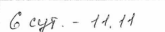
#> input picture neuro_stats/output/1.png, 165 x 32 px; its folder holds only this picture in this run
$ python read_symbols_from_prepared_blocks.py
#> lines starting #> are read from the running program, lines starting #| are printed output that depends on the picture; after the words box and inside, x2 and y2 are one past the last pixel; in counts of white or black regions, pixels touching at a corner belong together
import cv2
import numpy as np
import os


# Функция для вырезки и изменения размера символов до 28x28
def extract_and_resize_to_28x28(file_path):
    # Читаем изображение в оттенках серого
#> called with file_path = 'output/1.png'
    img = cv2.imread(file_path, 0)
#> img is the input picture: shape (32, 165); min 53, max 255, mean 245.9
    img_color = cv2.cvtColor(img, cv2.COLOR_GRAY2BGR)

    # Бинаризация изображения с использованием адаптивного порога
    img_bin = cv2.adaptiveThreshold(img, 255, cv2.ADAPTIVE_THRESH_MEAN_C, cv2.THRESH_BINARY_INV, 11, 2)
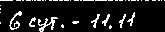
#> img_bin: shape (32, 165); 10.1% white in thin lines or dots

    # Находим контуры
    contours, _ = cv2.findContours(img_bin, cv2.RETR_EXTERNAL, cv2.CHAIN_APPROX_SIMPLE)
#> contours = 45 contours, 40 with area under 20; largest, box (x1, y1, x2, y2) and area: (38, 17, 58, 32) 62, (9, 11, 22, 30) 40, (91, 14, 100, 28) 24, (102, 14, 110, 26) 21, (127, 12, 135, 26) 20

    # Перебираем все контуры
    for i, cnt in enumerate(contours):
        # Получаем прямоугольник, ограничивающий контур
        x, y, w, h = cv2.boundingRect(cnt)

        # Если контур достаточно большой, чтобы быть символом
        if w * h > 50:
            # Рисуем контур на исходном изображении
            cv2.rectangle(img_color, (x, y), (x + w, y + h), (0, 255, 0), 2)

            # Вырезаем символ из исходного изображения
            digit = img[y:y + h, x:x + w]

            digit = cv2.bitwise_not(digit)

            # Если изображение символа больше 28x28, уменьшаем его
            if max(digit.shape) > 28:
                digit = cv2.resize(digit, (28, 28))

            # Увеличение резкости
            kernel = np.array([[0, -1, 0],
                               [-1, 5, -1],
                               [0, -1, 0]])
            digit = cv2.filter2D(digit, -1, kernel)

            # Создаем новое черное изображение размером 28x28
            new_img = np.zeros((28, 28), dtype=np.uint8)

            # Вычисляем координаты для центрирования изображения символа
            x_offset = (28 - digit.shape[1]) // 2
            y_offset = (28 - digit.shape[0]) // 2

            # Копируем изображение символа в центр нового изображения
            new_img[y_offset:y_offset + digit.shape[0], x_offset:x_offset + digit.shape[1]] = digit
            # Сохраняем символ в файл
            output_file = f"symbol_{i}.png"
#> this loop made 45 passes
#> (x, y, w, h, x_offset, y_offset, output_file) on passes 5, 6, 7, 8, 9, 10, 12: (38, 17, 20, 15, 4, 6, 'symbol_4.png'), (29, 17, 7, 10, 10, 9, 'symbol_5.png'), (119, 14, 7, 14, 10, 7, 'symbol_6.png'), (102, 14, 8, 12, 10, 8, 'symbol_7.png'), (91, 14, 9, 14, 9, 7, 'symbol_8.png'), (127, 12, 8, 14, 10, 7, 'symbol_9.png'), (9, 11, 13, 19, 7, 4, 'symbol_11.png')
#> (cnt, x, y, w, h) on passes 3, 13, 17, 18, 19, 21: ([[0, 22], [0, 23]], 0, 22, 1, 2), ([[0, 8], [0, 9]], 0, 8, 1, 2), ([[158, 0], [159, 0]], 158, 0, 2, 1), ([[152, 0], [155, 0]], 152, 0, 4, 1), ([[145, 0], [148, 0]], 145, 0, 4, 1), ([[137, 0], [138, 0]], 137, 0, 2, 1)
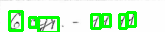
#> img_color: shape (32, 165, 3); 16.97% of pixels changed, all inside (x1, y1, x2, y2) = (8, 10, 137, 32)
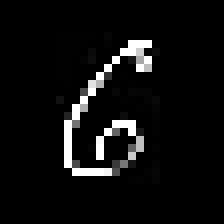
#> new_img: shape (28, 28) (shown 8 times larger); min 0, max 255, mean 14.3
            # cv2.imwrite(output_file, new_img)

    # Сохраняем исходное изображение с контурами
    cv2.imwrite(f"contours/contours_{os.path.basename(file_path)}", img_color)


# Путь к директории с изображениями
directory_path = 'output'

# Итерация по файлам в директории
for filename in os.listdir(directory_path):
    if filename.endswith(".png"):
        file_path = os.path.join(directory_path, filename)
        extract_and_resize_to_28x28(file_path)

$ run again, on neuro_stats/output/41.png
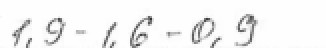
#> input picture neuro_stats/output/41.png, 163 x 24 px (shown 2 times larger)
#> in extract_and_resize_to_28x28, img is the input picture: shape (24, 163); min 49, max 255, mean 242.9
#> in extract_and_resize_to_28x28, `img_bin = cv2.adaptiveThreshold(img, 255, cv2.ADAPTIVE_THRESH_MEAN_C, ..`:
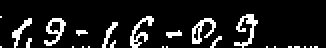
#> img_bin: shape (24, 163) (shown 2 times larger); 11% white in thin lines or dots, all inside (x1, y1, x2, y2) = (0, 7, 159, 24)
#> contours = 25 contours, 20 with area under 20; largest, box (x1, y1, x2, y2) and area: (22, 9, 33, 23) 62, (96, 9, 108, 22) 48, (65, 8, 77, 24) 40, (117, 7, 129, 24) 40, (6, 9, 16, 24) 28
#> the loop in extract_and_resize_to_28x28, `for i, cnt in enumerate(contours):` made 25 passes
#> (x, y, w, h, x_offset, y_offset, output_file) on passes 19, 20, 21, 22, 23, 25: (51, 11, 8, 13, 10, 7, 'symbol_18.png'), (96, 9, 12, 13, 8, 7, 'symbol_19.png'), (22, 9, 11, 14, 8, 7, 'symbol_20.png'), (6, 9, 10, 15, 9, 6, 'symbol_21.png'), (65, 8, 12, 16, 8, 6, 'symbol_22.png'), (117, 7, 12, 17, 8, 5, 'symbol_24.png')
#> after the loop in extract_and_resize_to_28x28, `for i, cnt in enumerate(contours):`:
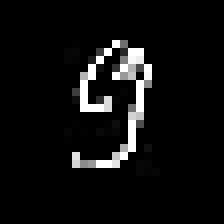
#> new_img: shape (28, 28) (shown 8 times larger); min 0, max 255, mean 14.8

$ run again, on neuro_stats/output/5.png
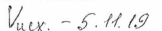
#> input picture neuro_stats/output/5.png, 162 x 31 px
#> in extract_and_resize_to_28x28, img is the input picture: shape (31, 162); min 34, max 255, mean 242.7
#> in extract_and_resize_to_28x28, `img_bin = cv2.adaptiveThreshold(img, 255, cv2.ADAPTIVE_THRESH_MEAN_C, ..`:
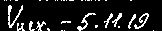
#> img_bin: shape (31, 162); 11.1% white in thin lines or dots
#> contours = 36 contours, 29 with area under 20; largest, box (x1, y1, x2, y2) and area: (8, 5, 23, 28) 56, (77, 13, 96, 31) 46, (134, 13, 149, 29) 40, (112, 13, 122, 27) 28, (36, 21, 46, 31) 22, (104, 13, 113, 28) 22, (128, 14, 136, 29) 22
#> the loop in extract_and_resize_to_28x28, `for i, cnt in enumerate(contours):` made 36 passes
#> (x, y, w, h, x_offset, y_offset, output_file) on passes 7, 9, 10, 11, 12, 13, 14, 15: (17, 23, 8, 8, 10, 10, 'symbol_6.png'), (36, 21, 10, 10, 9, 9, 'symbol_8.png'), (29, 21, 6, 10, 11, 9, 'symbol_9.png'), (128, 14, 8, 15, 10, 6, 'symbol_10.png'), (134, 13, 15, 16, 6, 6, 'symbol_11.png'), (112, 13, 10, 14, 9, 7, 'symbol_12.png'), (104, 13, 9, 15, 9, 6, 'symbol_13.png'), (77, 13, 19, 18, 4, 5, 'symbol_14.png')
#> after the loop in extract_and_resize_to_28x28, `for i, cnt in enumerate(contours):`:
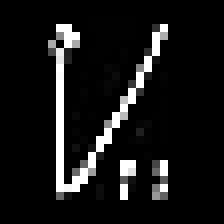
#> new_img: shape (28, 28) (shown 8 times larger); min 0, max 255, mean 22.2

$ run again, on neuro_stats/output/67.png
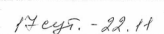
#> input picture neuro_stats/output/67.png, 164 x 34 px
#> in extract_and_resize_to_28x28, img is the input picture: shape (34, 164); min 38, max 255, mean 244.3
#> in extract_and_resize_to_28x28, `img_bin = cv2.adaptiveThreshold(img, 255, cv2.ADAPTIVE_THRESH_MEAN_C, ..`:
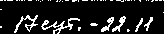
#> img_bin: shape (34, 164); 11.7% white in thin lines or dots
#> contours = 52 contours, 46 with area under 20; largest, box (x1, y1, x2, y2) and area: (41, 18, 80, 34) 92, (14, 15, 38, 33) 79, (112, 16, 126, 32) 52, (101, 17, 114, 32) 50, (144, 17, 153, 31) 26, (135, 18, 143, 32) 21
#> the loop in extract_and_resize_to_28x28, `for i, cnt in enumerate(contours):` made 52 passes
#> (x, y, w, h, x_offset, y_offset, output_file) on passes 5 to 10: (135, 18, 8, 14, 10, 7, 'symbol_4.png'), (41, 18, 39, 16, 0, 0, 'symbol_5.png'), (144, 17, 9, 14, 9, 7, 'symbol_6.png'), (101, 17, 13, 15, 7, 6, 'symbol_7.png'), (112, 16, 14, 16, 7, 6, 'symbol_8.png'), (14, 15, 24, 18, 2, 5, 'symbol_9.png')
#> after the loop in extract_and_resize_to_28x28, `for i, cnt in enumerate(contours):`:
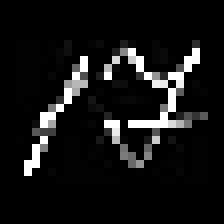
#> new_img: shape (28, 28) (shown 8 times larger); min 0, max 255, mean 20.3

$ run again, on neuro_stats/output/2.png
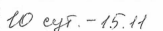
#> input picture neuro_stats/output/2.png, 163 x 31 px
#> in extract_and_resize_to_28x28, img is the input picture: shape (31, 163); min 67, max 255, mean 242.8
#> in extract_and_resize_to_28x28, `img_bin = cv2.adaptiveThreshold(img, 255, cv2.ADAPTIVE_THRESH_MEAN_C, ..`:
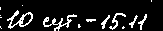
#> img_bin: shape (31, 163); 11.1% white in thin lines or dots
#> contours = 15 contours, 9 with area under 20; largest, box (x1, y1, x2, y2) and area: (7, 10, 33, 29) 168, (43, 14, 77, 31) 86, (109, 13, 126, 30) 40, (101, 15, 110, 29) 28, (138, 14, 147, 30) 26, (129, 15, 138, 28) 20
#> the loop in extract_and_resize_to_28x28, `for i, cnt in enumerate(contours):` made 15 passes
#> (x, y, w, h, x_offset, y_offset, output_file) on passes 6, 7, 9, 10, 11, 12: (129, 15, 9, 13, 9, 7, 'symbol_5.png'), (101, 15, 9, 14, 9, 7, 'symbol_6.png'), (138, 14, 9, 16, 9, 6, 'symbol_8.png'), (43, 14, 34, 17, 0, 0, 'symbol_9.png'), (109, 13, 17, 17, 5, 5, 'symbol_10.png'), (7, 10, 26, 19, 1, 4, 'symbol_11.png')
#> after the loop in extract_and_resize_to_28x28, `for i, cnt in enumerate(contours):`:
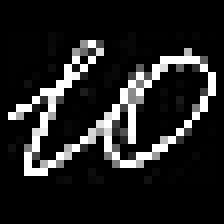
#> new_img: shape (28, 28) (shown 8 times larger); min 0, max 255, mean 32.4
